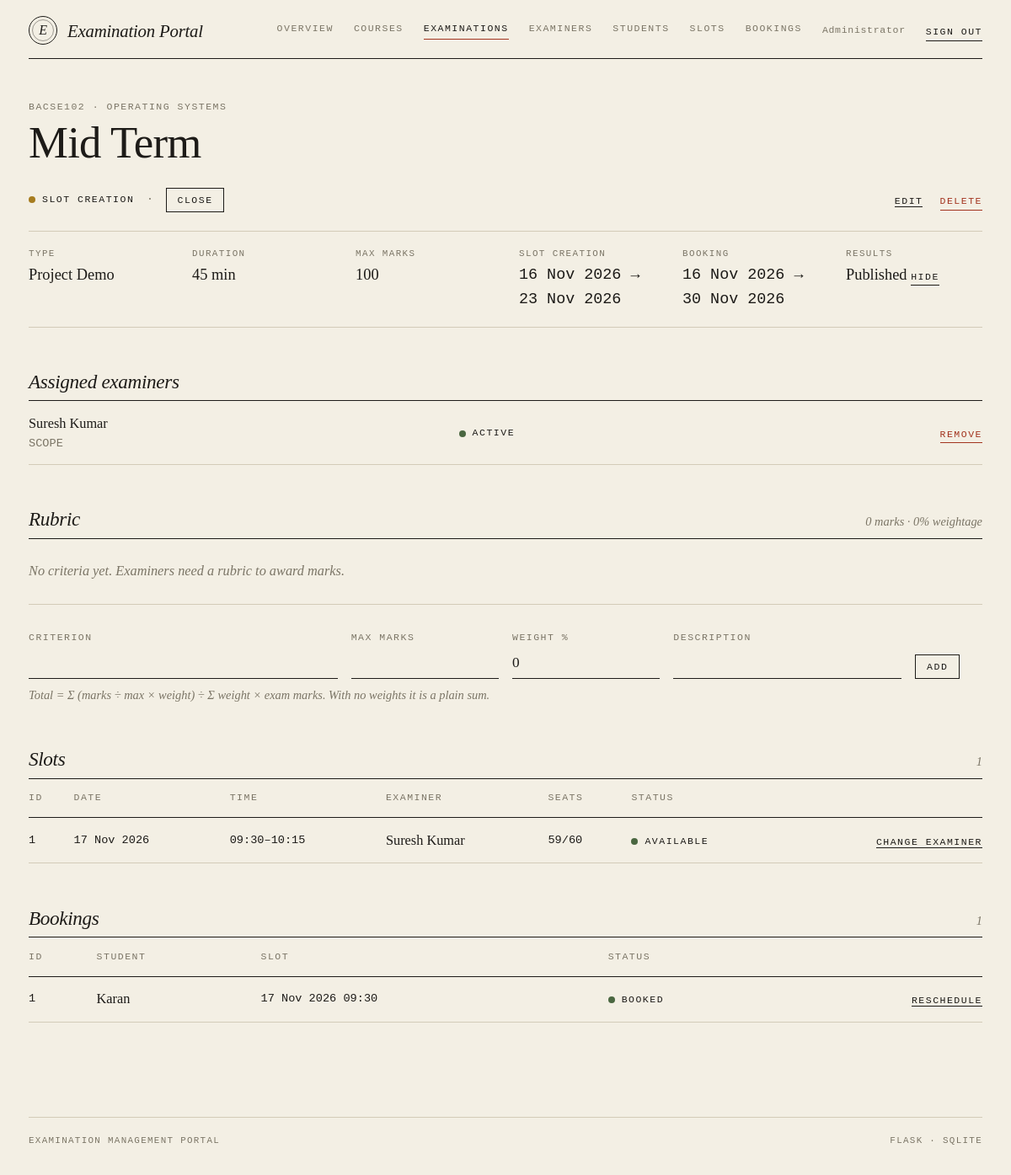
The page /admin/exams/2 (signed in) on the database its author committed.
### tables this page shows
CREATE TABLE users (
    id            INTEGER PRIMARY KEY AUTOINCREMENT,
    email         TEXT NOT NULL UNIQUE,
    password_hash TEXT NOT NULL,
    role          TEXT NOT NULL CHECK (role IN ('admin','examiner','student')),
    full_name     TEXT NOT NULL,
    phone         TEXT,
    department    TEXT,
    status        TEXT NOT NULL DEFAULT 'active'
                  CHECK (status IN ('active','pending','inactive')),
    created_on    TEXT NOT NULL DEFAULT (date('now','localtime'))
);

CREATE TABLE exams (
    id                INTEGER PRIMARY KEY AUTOINCREMENT,
    course_id         INTEGER NOT NULL REFERENCES courses(id),
    name              TEXT NOT NULL,
    type              TEXT NOT NULL
                      CHECK (type IN ('Viva','Practical','Project Demo','Assessment')),
    duration          INTEGER NOT NULL,              -- minutes
    max_marks         INTEGER NOT NULL,
    slot_create_start TEXT NOT NULL,
    slot_create_end   TEXT NOT NULL,
    book_start        TEXT NOT NULL,
    book_end          TEXT NOT NULL,
    status            TEXT NOT NULL DEFAULT 'Draft'
                      CHECK (status IN ('Draft','Slot Creation','Booking Open','Closed','Completed')),
    results_published INTEGER NOT NULL DEFAULT 0
);

CREATE TABLE slots (
    id              INTEGER PRIMARY KEY AUTOINCREMENT,
    exam_id         INTEGER NOT NULL REFERENCES exams(id) ON DELETE CASCADE,
    examiner_id     INTEGER NOT NULL REFERENCES users(id),
    date            TEXT NOT NULL,
    start_time      TEXT NOT NULL,
    end_time        TEXT NOT NULL,
    capacity        INTEGER NOT NULL CHECK (capacity > 0),
    available_seats INTEGER NOT NULL,
    status          TEXT NOT NULL DEFAULT 'Available'
                    CHECK (status IN ('Available','Full','Cancelled','Completed'))
);

CREATE TABLE bookings (
    id           INTEGER PRIMARY KEY AUTOINCREMENT,
    student_id   INTEGER NOT NULL REFERENCES users(id),
    slot_id      INTEGER NOT NULL REFERENCES slots(id),
    exam_id      INTEGER NOT NULL REFERENCES exams(id),
    booking_date TEXT NOT NULL DEFAULT (datetime('now','localtime')),
    status       TEXT NOT NULL DEFAULT 'Booked'
                 CHECK (status IN ('Booked','Cancelled','Completed'))
);

### routes/admin.py (the view)
@bp.route("/exams/<int:eid>")
def exam_detail(eid):
    db = get_db()
    e = db.execute("SELECT e.*, c.code, c.name AS course_name FROM exams e "
                   "JOIN courses c ON c.id=e.course_id WHERE e.id=?", (eid,)).fetchone()
    if not e:
        abort(404)
    rubrics = db.execute("SELECT * FROM rubrics WHERE exam_id=? ORDER BY id", (eid,)).fetchall()
    assigned = db.execute(
        "SELECT u.* FROM exam_examiners x JOIN users u ON u.id=x.examiner_id "
        "WHERE x.exam_id=? ORDER BY u.full_name", (eid,)).fetchall()
    available = db.execute(
        "SELECT * FROM users WHERE role='examiner' AND status='active' AND id NOT IN "
        "(SELECT examiner_id FROM exam_examiners WHERE exam_id=?) ORDER BY full_name",
        (eid,)).fetchall()
    slots = db.execute(
        "SELECT s.*, u.full_name AS examiner FROM slots s JOIN users u ON u.id=s.examiner_id "
        "WHERE s.exam_id=? ORDER BY s.date, s.start_time", (eid,)).fetchall()
    bookings = db.execute(
        "SELECT b.*, u.full_name AS student, s.date, s.start_time FROM bookings b "
        "JOIN users u ON u.id=b.student_id JOIN slots s ON s.id=b.slot_id "
        "WHERE b.exam_id=? ORDER BY b.id DESC", (eid,)).fetchall()
    return render_template(
        "admin/exam_detail.html", e=e, rubrics=rubrics, assigned=assigned, available=available,
        slots=slots, bookings=bookings, actions=[(a, ACTIONS[a][1]) for a in NEXT[e["status"]]],
        w_sum=sum(r["weightage"] for r in rubrics), m_sum=sum(r["max_marks"] for r in rubrics))

### db.py (called while the page is built)
def _connect(path):
    con = sqlite3.connect(path, isolation_level=None)  # we manage transactions
    con.row_factory = sqlite3.Row
    con.execute("PRAGMA foreign_keys = ON")
    return con

def get_db():
    if "db" not in g:
        g.db = _connect(current_app.config["DATABASE"])
    return g.db

### logic.py (called while the page is built)
def csrf_token():
    if "_csrf" not in session:
        session["_csrf"] = secrets.token_hex(16)
    return session["_csrf"]

def csrf_field():
    return Markup('<input type="hidden" name="_csrf" value="%s">' % csrf_token())

### routes/admin.py (called while the page is built)
@bp.before_request
def guard():
    if not g.user:
        return redirect(url_for("auth.login"))
    if g.user["role"] != "admin":
        abort(403)

### templates/admin/exam_detail.html (shortened to what this page needs)
{% extends 'base.html' %}
{% from 'macros.html' import head, st, post, field %}
{% block body %}
{{ head(e.code ~ ' · ' ~ e.course_name, e.name) }}
<div class="d-flex flex-wrap gap-3 align-items-center">
  {{ st(e.status) }}
  <span class="muted">·</span>
  {% for a, label in actions %}
    {{ post(url_for('admin.exam_status', eid=e.id), label, 'btn btn-sm' ~ (' btn-ink' if a == 'open_booking' else ''), extra='<input type="hidden" name="action" value="' ~ a ~ '">') }}
  {% endfor %}
  <span class="ms-auto">
    <a class="act" href="{{ url_for('admin.exam_edit', eid=e.id) }}">edit</a>
    {{ post(url_for('admin.exam_delete', eid=e.id), 'delete', 'act act-danger', 'Delete this examination?') }}
  </span>
</div>
<dl class="facts">
  <div><dt>Type</dt><dd>{{ e.type }}</dd></div>
  <div><dt>Duration</dt><dd>{{ e.duration }} min</dd></div>
  <div><dt>Max marks</dt><dd>{{ e.max_marks }}</dd></div>
  <div><dt>Slot creation</dt><dd class="mono">{{ e.slot_create_start|dmy }} → {{ e.slot_create_end|dmy }}</dd></div>
  <div><dt>Booking</dt><dd class="mono">{{ e.book_start|dmy }} → {{ e.book_end|dmy }}</dd></div>
  <div><dt>Results</dt><dd>{{ 'Published' if e.results_published else 'Hidden' }}
    {{ post(url_for('admin.exam_publish', eid=e.id), 'hide' if e.results_published else 'publish') }}</dd></div>
</dl>
<section class="section" id="examiners">
  <div class="section-head"><h2>Assigned examiners</h2></div>
  {% if assigned %}
  <table class="table"><tbody>
    {% for u in assigned %}
    <tr><td>{{ u.full_name }}<div class="muted mono">{{ u.department }}</div></td><td>{{ st(u.status) }}</td>
        <td class="r">{{ post(url_for('admin.exam_unassign', eid=e.id, xid=u.id), 'remove', 'act act-danger') }}</td></tr>
    {% endfor %}
  </tbody></table>
  {% else %}<div class="empty">No examiner assigned yet. Slots can only be made by assigned examiners.</div>{% endif %}
</section>
<section class="section" id="rubrics">
  <div class="section-head"><h2>Rubric</h2>
    <span class="hint">{{ m_sum|num }} marks · {{ w_sum|num }}% weightage</span></div>
  {% if rubrics %}
  <table class="table">
    <thead><tr><th>Criterion</th><th>Max</th><th>Weight %</th><th></th></tr></thead><tbody>
    {% for r in rubrics %}
    <tr><td>{{ r.criterion }}{% if r.description %}<div class="muted">{{ r.description }}</div>{% endif %}</td>
        <td class="mono">{{ r.max_marks|num }}</td><td class="mono">{{ r.weightage|num }}</td>
        <td class="r"><a class="act" href="{{ url_for('admin.rubric_edit', rid=r.id) }}">edit</a>
          {{ post(url_for('admin.rubric_delete', rid=r.id), 'delete', 'act act-danger', 'Remove this criterion?') }}</td></tr>
    {% endfor %}</tbody></table>
  {% else %}<div class="empty">No criteria yet. Examiners need a rubric to award marks.</div>{% endif %}
  <form method="post" action="{{ url_for('admin.rubric_add', eid=e.id) }}" class="row g-3 mt-2 align-items-end">
    <div class="col-md-4"><label class="form-label">Criterion</label><input class="form-control" name="criterion" required></div>
    <div class="col-md-2 col-6"><label class="form-label">Max marks</label><input class="form-control" name="max_marks" type="number" step="any" min="0.5" required></div>
    <div class="col-md-2 col-6"><label class="form-label">Weight %</label><input class="form-control" name="weightage" type="number" step="any" min="0" max="100" value="0" required></div>
    <div class="col-md-3"><label class="form-label">Description</label><input class="form-control" name="description"></div>
    <div class="col-md-1"><button class="btn btn-sm">Add</button></div>
  </form>
  <p class="hint mt-2">Total = Σ (marks ÷ max × weight) ÷ Σ weight × exam marks. With no weights it is a plain sum.</p>
</section>
<section class="section">
  <div class="section-head"><h2>Slots</h2><span class="hint">{{ slots|length }}</span></div>
  {% if slots %}
  <div class="table-responsive"><table class="table">
    <thead><tr><th>ID</th><th>Date</th><th>Time</th><th>Examiner</th><th>Seats</th><th>Status</th><th></th></tr></thead><tbody>
    {% for s in slots %}
    <tr><td class="mono">{{ s.id }}</td><td class="mono">{{ s.date|dmy }}</td>
        <td class="mono">{{ s.start_time }}–{{ s.end_time }}</td><td>{{ s.examiner }}</td>
        <td class="mono">{{ s.available_seats }}/{{ s.capacity }}</td><td>{{ st(s.status) }}</td>
        <td class="r"><a class="act" href="{{ url_for('admin.slot_examiner', sid=s.id) }}">change examiner</a></td></tr>
    {% endfor %}</tbody></table></div>
  {% else %}<div class="empty">No slots created.</div>{% endif %}
</section>
<section class="section">
  <div class="section-head"><h2>Bookings</h2><span class="hint">{{ bookings|length }}</span></div>
  {% if bookings %}
  <div class="table-responsive"><table class="table">
    <thead><tr><th>ID</th><th>Student</th><th>Slot</th><th>Status</th><th></th></tr></thead><tbody>
    {% for b in bookings %}
    <tr><td class="mono">{{ b.id }}</td><td>{{ b.student }}</td>
        <td class="mono">{{ b.date|dmy }} {{ b.start_time }}</td><td>{{ st(b.status) }}</td>
        <td class="r">{% if b.status == 'Booked' %}<a class="act" href="{{ url_for('admin.reschedule', bid=b.id) }}">reschedule</a>{% endif %}</td></tr>
    {% endfor %}</tbody></table></div>
  {% else %}<div class="empty">No bookings yet.</div>{% endif %}
</section>
{% endblock %}

### templates/macros.html (shortened to what this page needs)
{% macro st(s) %}<span class="st st-{{ s|slug }}">{{ s }}</span>{% endmacro %}
{% macro head(eyebrow, title, em='', lede='') %}
<div class="page-head">
  <div class="eyebrow">{{ eyebrow }}</div>
  <h1 class="title">{{ title }}{% if em %} <em>{{ em }}</em>{% endif %}</h1>
</div>
{% endmacro %}
{% macro post(url, label, cls='act', confirm='', extra='') %}
<form method="post" action="{{ url }}" class="d-inline"
      {% if confirm %}onsubmit="return confirm('{{ confirm }}')"{% endif %}>{{ csrf_field() }}{{ extra|safe }}
  <button class="{{ cls }}">{{ label }}</button></form>
{% endmacro %}

### templates/nav.html
{% set links = {
  'admin': [('admin.dashboard','Overview'),('admin.courses','Courses'),('admin.exams','Examinations'),
            ('admin.examiners','Examiners'),('admin.students','Students'),('admin.slots','Slots'),
            ('admin.bookings','Bookings')],
  'examiner': [('examiner.dashboard','Overview')],
  'student': [('student.dashboard','Overview'),('student.exams','Examinations'),
              ('student.bookings','Bookings'),('student.results','Results'),('student.profile','Profile')]
} %}
<header class="site-nav">
  <a class="brand" href="{{ url_for('auth.index') }}"><span class="seal">E</span>Examination Portal</a>
  <nav class="nav-links">
    {% if g.user and not (g.user.role == 'examiner' and g.user.status != 'active') %}
      {% for ep, label in links[g.user.role] %}
        {% set u = url_for(ep) %}
        <a href="{{ u }}" class="{{ 'on' if ((request.path == u) if loop.first else request.path.startswith(u)) }}">{{ label }}</a>
      {% endfor %}
    {% endif %}
    {% if g.user %}
      <span class="who">{{ g.user.full_name }}</span>
      <form method="post" action="{{ url_for('auth.logout') }}" class="d-inline">{{ csrf_field() }}
        <button class="act">Sign out</button></form>
    {% endif %}
  </nav>
</header>

### rows shown on the page
users: user.full_name "Administrator"
exams: name "Mid Term", status "SLOT CREATION", type "Project Demo", duration "45", max_marks "100", slot_create_start|dmy "16 Nov 2026", slot_create_end|dmy "23 Nov 2026", book_start|dmy "16 Nov 2026", book_end|dmy "30 Nov 2026", results_published "Published"
users: full_name "Suresh Kumar", department "SCOPE", status "ACTIVE", label "REMOVE"
slots: id "1", date|dmy "17 Nov 2026", start_time "09:30", end_time "10:15", examiner "Suresh Kumar", available_seats "59", capacity "60", status "AVAILABLE"
bookings: id "1", student "Karan", date|dmy "17 Nov 2026", start_time "09:30", status "BOOKED"

### other values the page prints
{{ label }} "OVERVIEW" "COURSES" "EXAMINATIONS" "EXAMINERS" "STUDENTS" "SLOTS" "BOOKINGS"
{{ eyebrow }} "BACSE102 · OPERATING SYSTEMS"
{{ label }} "CLOSE"
{{ label }} "DELETE HIDE"
{{ m_sum|num }} "0"
{{ w_sum|num }} "0"
{{ slots|length }} "1"
{{ bookings|length }} "1"
